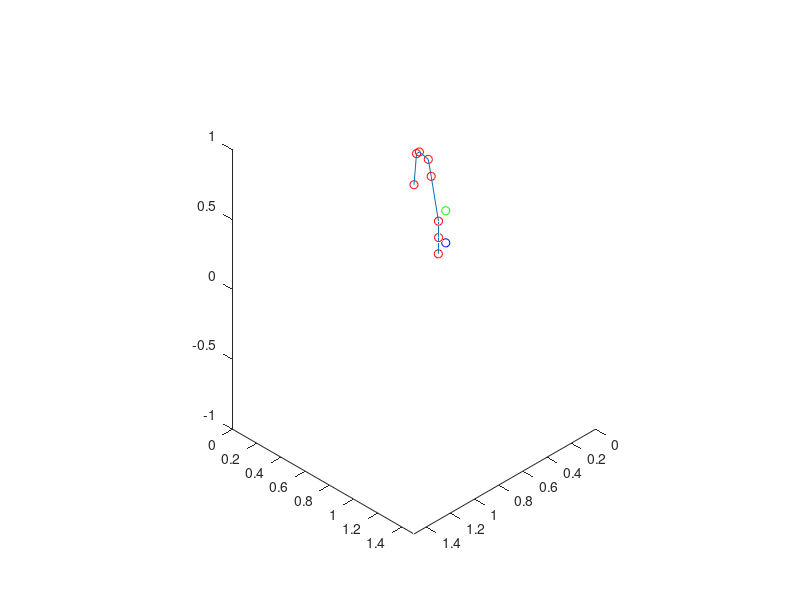

Here is the MATLAB script that generated this plot: (Note: this script raises an error after producing the figure.)
%function [output1,output2] = getangles(args)
function getangles
    %theta = args.arg1';
    %final = args.arg2;
    type = 6;
    theta = [1;-0.7;0;1.4;0;0.85;0];
    %theta = [1;-0.377;-0.2;1.4;0.1;0.777;0.067];
    final = [0.3,.5625,.01516];
    finalr = final + [0,0,1.0374-0.8077];
    finalr = finalr';
    Rdes = ROTy(pi/2);

    dt = 0.1;
    w = [0,0,1,0,1,0,1;0,1,0,1,0,1,0;1,0,0,0,0,0,0];
    q = [0,0.069,0.171,0.4334,0.537,0.8077,0.9237;0,0,0,0,0,0,0;...
         0,0.2703,0.2703,0.2014,0.2014,0.1913,0.1913];
    tw = zeros(6,7);
    for i = 1:7
        tw(:,i) = [-cross(w(:,i),q(:,i));w(:,i)];
    end

    g01 = eye(4);
    g02 = [ROTx(-pi/2),[0.0690;0;0.2703];zeros(1,3),1]
    g03 = [ROTy(pi/2),[0.1710;0;0.2703];zeros(1,3),1];
    g04 = [ROTx(-pi/2),[0.4334;0;0.2014];zeros(1,3),1];
    g05 = [ROTy(pi/2),[0.5370;0;0.2014];zeros(1,3),1];
    g06 = [ROTx(-pi/2),[0.8077;0;0.1913];zeros(1,3),1];
    g07 = [ROTy(pi/2),[0.9237;0;0.1913];zeros(1,3),1];
    g0e = [ROTy(pi/2),[1.0374;-0.0022;0.1924];zeros(1,3),1];
    %g0e = [ROTy(pi/2),[1.0237;0;0.1913];zeros(1,3),1];



    framecount = 1;
    q = 1;

    while true
        q=q+1;
        if floor(q/200) == ceil(q/200)
            pause(3);
        end
        for i = 1:7
            ex{i} = expm(hat6(tw(:,i))*theta(i));
        end
        H{1} = ex{1}*g01;
        H{2} = ex{1}*ex{2}*g02;
        H{3} = ex{1}*ex{2}*ex{3}*g03;
        H{4} = ex{1}*ex{2}*ex{3}*ex{4}*g04;
        H{5} = ex{1}*ex{2}*ex{3}*ex{4}*ex{5}*g05;
        H{6} = ex{1}*ex{2}*ex{3}*ex{4}*ex{5}*ex{6}*g06;
        H{7} = ex{1}*ex{2}*ex{3}*ex{4}*ex{5}*ex{6}*ex{7}*g07;
        He = ex{1}*ex{2}*ex{3}*ex{4}*ex{5}*ex{6}*ex{7}*g0e;

        Oe = He(1:3,4);
        O = zeros(3,7);
        J = zeros(6,7);
        JO = zeros(6,7);
        for i=1:7
            O(:,i) = H{i}(1:3,4);
            J(:,i) = [cross(w(:,i),Oe-O(:,i));w(:,i)];
            JO(:,i) = [cross(w(:,i),O(:,7)-O(:,i));w(:,i)];
        end
        %JO(:,5:7)=0;
        %JE(:,1:5)=0;
        DrawRobot(O,Oe,final,finalr);
        movie_frames(framecount) = getframe(gcf);
        framecount = framecount+1;

        CurrR = He(1:3,1:3);
        %Reul = rotm2eul(R,'XYZ');
        %ErrR = dot(Rdes,CurrR')
        ErrR = CurrR\Rdes
        thet = acos((trace(ErrR))/2);
        %me = 1./(2./sin(thet))*[ErrR(3,2)-ErrR(2,3);ErrR(1,3)-ErrR(3,1);ErrR(2,1)-ErrR(1,2)];
        me = vrrotmat2vec(ErrR);
        me = me(1,4)*(me(1,1:3)')
        w_unit = me;
        EdotR = .001*w_unit;
        %Rm = R\Rdes;

        %[r,p,y] = dcm2angle(Rm, 'XYZ')
        %V = (1/cos(p))*[cos(r) sin(r) 0;-sin(r)*cos(p) cos(r)*cos(p) 0;cos(r)*sin(p) sin(r)*sin(p) cos(r)];
        %E = [eye(3,3) zeros(3,3); zeros(3,3) V];
        %J = E*JE;
        err = [final(1)-Oe(1);final(2)-Oe(2);final(3)-Oe(3)];
        %Rerr = [finalr(1)-O(1,7);finalr(2)-O(2,7);finalr(3)-O(3,7)];
        %Rerr = [r;p;y];
        nerr = norm(err);
        %nRerr = norm(Rerr);
        nRerr = norm(EdotR)
        if type == 6
            if (nerr>0.01) && (nRerr>0.01)
                %Edot = [err./nerr*0.02;Rerr./nRerr*0.05];
                Edot = [err./nerr*0.02];
                %EdotR =[Rerr./nRerr*0.02;zeros(3,1)];
            elseif (nerr>0.01) && (nRerr<0.01)
                Edot = [err./nerr*0.02];
                EdotR = zeros(3,1);
            elseif (nerr<0.01) && (nRerr>0.01)
                Edot = zeros(3,1);
            else
                %pause(5);
                break
            end
            qdot = J'*(J*J'+0.01*eye(6,6))^(-1)*[Edot;EdotR];
        elseif type == 5
            if (nerr>0.01) && (nRerr>0.5)
                Edot = [err./nerr*0.02;Rerr./nRerr*0.05];
                %Edot = [err./nerr*0.02;zeros(3,1)];
            elseif (nerr>0.01) && (nRerr<0.5)
                Edot = [err./nerr*0.02;zeros(3,1)];
            elseif (nerr<0.01) && (nRerr>0.5)
                Edot = [zeros(3,1);Rerr./nRerr*0.05];
            else
                %pause(5);
                break
            end
            qdot = J'*(J*J'+0.01*eye(6,6))^(-1)*Edot;
        elseif type == 3
            J = J(1:3,:);
            if nerr > 0.01
                Edot = err./nerr*0.05;
            else
                pause(5);
                break
            end
            qdot = J'*(J*J'+0.01*eye(3,3))^(-1)*Edot;
        else
           if nerr > 0.01
                Edot = [err./nerr*0.05;zeros(3,1)];
            else
                pause(5);
                break
            end
            qdot = J'*(J*J'+0.01*eye(6,6))^(-1)*Edot;
        end
        theta = theta + qdot*dt
    end

     nFrames = length(movie_frames);
     vidObj = VideoWriter('Baxter_Checkers.avi');
     vidObj.Quality = 100;
     vidObj.FrameRate = nFrames/5;
     open(vidObj);
     for i = 1:nFrames
         writeVideo(vidObj,movie_frames(i));
     end
     close(gcf)
     close(vidObj);

    output1 = theta;
    output2 = He;
end

function DrawRobot(O,Oe,final,finalr)

    clf        % Clears the figure
    axis equal % Sets axes scaling equal
    axis([0,1.5,0,1.5,-1,1]); % Defines axes bounds
    view([1,1,1]); %View angle
    hold on;

    % Plots point and lines for links


    for i=1:7
        plot3(O(1,i),O(2,i),O(3,i),'ro');
        if i == 7
            plot3(Oe(1),Oe(2),Oe(3),'ro');
            line([O(1,i),Oe(1)],[O(2,i),Oe(2)],[O(3,i),Oe(3)]);
            plot3(final(1),final(2),final(3),'bo');
            plot3(finalr(1),finalr(2),finalr(3),'go');

        else
            line([O(1,i),O(1,i+1)],[O(2,i),O(2,i+1)],[O(3,i),O(3,i+1)]);
        end
    end

end

function [R] = ROTx(theta)
    R = [1,0,0;0,cos(theta),-sin(theta);0,sin(theta),cos(theta)];
end

function [R] = ROTy(theta)
    R = [cos(theta),0,sin(theta);0,1,0;-sin(theta),0,cos(theta)];
end

function [R] = ROTz(theta)
    R = [cos(theta),-sin(theta),0;sin(theta),cos(theta),0;0,0,1];
end

function Ehat = hat6(twist)
Ehat = [0 -twist(6) twist(5) twist(1);...
        twist(6) 0 -twist(4) twist(2);...
        -twist(5) twist(4) 0 twist(3);...
           0        0      0       0];
end
